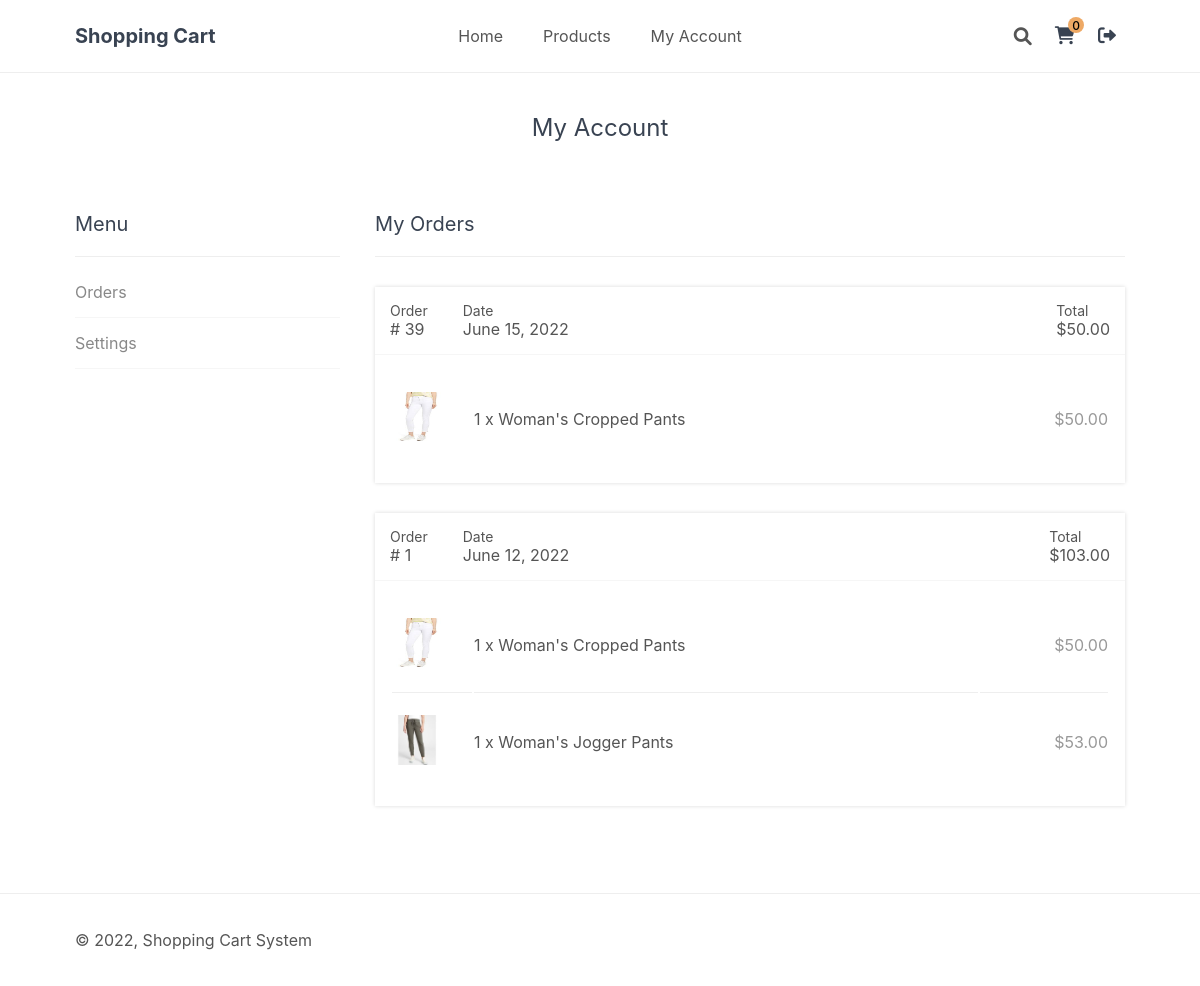
Page /index.php?page=myaccount (signed in) on the committed database.
### tables this page shows
CREATE TABLE IF NOT EXISTS `buy` (
  `order_id` int(11) NOT NULL,
  `customer_id` int(11) NOT NULL,
  PRIMARY KEY (`order_id`),
  KEY `customer_id` (`customer_id`),
  CONSTRAINT `buy_ibfk_1` FOREIGN KEY (`customer_id`) REFERENCES `customer` (`customer_id`),
  CONSTRAINT `buy_ibfk_2` FOREIGN KEY (`order_id`) REFERENCES `orders` (`order_id`)
);

CREATE TABLE IF NOT EXISTS `orders` (
  `order_id` int(11) NOT NULL AUTO_INCREMENT,
  `total_price` int(11) DEFAULT NULL,
  `shipping_name` varchar(64) DEFAULT NULL,
  `shipping_address` varchar(64) DEFAULT NULL,
  `shipping_phone` varchar(16) DEFAULT NULL,
  `shipping_email` varchar(30) DEFAULT NULL,
  `created` datetime DEFAULT CURRENT_TIMESTAMP,
  PRIMARY KEY (`order_id`)
);

CREATE TABLE IF NOT EXISTS `order_contain` (
  `order_id` int(11) NOT NULL,
  `item_id` int(11) NOT NULL,
  `quantity` int(11) NOT NULL,
  PRIMARY KEY (`order_id`,`item_id`),
  KEY `item_foreign` (`item_id`),
  CONSTRAINT `item_foreign` FOREIGN KEY (`item_id`) REFERENCES `item` (`item_id`) ON DELETE NO ACTION ON UPDATE NO ACTION,
  CONSTRAINT `order_foreign` FOREIGN KEY (`order_id`) REFERENCES `orders` (`order_id`) ON DELETE NO ACTION ON UPDATE NO ACTION
);

CREATE TABLE IF NOT EXISTS `item` (
  `item_id` int(11) NOT NULL AUTO_INCREMENT,
  `item_name` varchar(64) DEFAULT NULL,
  `desc` varchar(1024) DEFAULT NULL,
  `price` int(11) DEFAULT NULL,
  `rrp` int(11) DEFAULT NULL,
  `quantity` int(11) DEFAULT NULL,
  `img` varchar(32) DEFAULT NULL,
  `date_added` datetime NOT NULL DEFAULT CURRENT_TIMESTAMP,
  `availability` tinyint(1) DEFAULT NULL,
  PRIMARY KEY (`item_id`)
);

### myaccount.php (the view, shortened to what this page needs)
<?php
$error = '';
$register_error = '';
$tab = isset($_GET['tab']) ? $_GET['tab'] : 'orders';
if (isset($_SESSION['account_loggedin'])) {
    $stmt = $pdo->prepare('SELECT * FROM orders NATURAL JOIN buy WHERE customer_id = ? ORDER BY created DESC');
    $stmt->execute([ $_SESSION['account_id'] ]);
    $transactions = $stmt->fetchAll(PDO::FETCH_ASSOC);
    $stmt = $pdo->prepare('SELECT
        p.item_name,
        p.item_id AS id,
        p.img AS img,
        t.order_id AS order_id,
        t.created AS transaction_date,
        t.total_price AS total_price,
        p.price AS price,
        ti.quantity AS quantity,
        ti.item_id
        FROM orders t
        JOIN buy b ON t.order_id = b.order_id
        JOIN customer a ON b.customer_id = a.customer_id
        JOIN order_contain ti ON t.order_id = ti.order_id
        JOIN item p ON ti.item_id = p.item_id
        WHERE b.customer_id = ?
        ORDER BY t.created DESC');
    $stmt->execute([ $_SESSION['account_id'] ]);
    $transactions_items = $stmt->fetchAll(PDO::FETCH_ASSOC);
}
?>
<?=template_header('My Account')?>
<div class="myaccount content-wrapper">
    <?php if (!isset($_SESSION['account_loggedin'])): ?>
    <div class="login-register">
        <div class="login">
            <h1>Login</h1>
            <form action="" method="post">
                <label for="email" class="form-label">Email</label>
                <input type="email" name="email" id="email" placeholder="john@example.com" required class="form-field">
                <label for="password" class="form-label">Password</label>
                <input type="password" name="password" id="password" placeholder="Password" required class="form-field">
                <input name="login" type="submit" value="Login" class="btn">
            </form>
            <?php if ($error): ?>
            <p class="error"><?=$error?></p>
            <?php endif; ?>
        </div>
        <div class="register">
            <h1>Register</h1>
            <form action="" method="post">
                <label for="email" class="form-label">Email</label>
                <input type="email" name="email" id="email" placeholder="john@example.com" required class="form-field">
                <label for="password" class="form-label">Password</label>
                <input type="password" name="password" id="password" placeholder="Password" required class="form-field">
                <label for="cpassword" class="form-label">Confirm Password</label>
                <input type="password" name="cpassword" id="cpassword" placeholder="Confirm Password" required class="form-field">
                <input name="register" type="submit" value="Register" class="btn">
            </form>
            <?php if ($register_error): ?>
            <p class="error"><?=$register_error?></p>
            <?php endif; ?>
        </div>
    </div>
    <?php else: ?>
    <h1>My Account</h1>
    <div class="menu">
        <h2>Menu</h2>
        <div class="menu-items">
            <a href="<?=url('index.php?page=myaccount')?>">Orders</a>
            <a href="<?=url('index.php?page=myaccount&tab=settings')?>">Settings</a>
        </div>
    </div>
    <?php if ($tab == 'orders'): ?>
    <div class="myorders">
        <h2>My Orders</h2>
        <?php foreach ($transactions as $transaction): ?>
        <div class="order">
            <div class="order-header">
                <div>
                    <div><span>Order</span># <?=$transaction['order_id']?></div>
                    <div class="rhide"><span>Date</span><?=date('F j, Y', strtotime($transaction['created']))?></div>
                </div>
                <div>
                    <div><span>Total</span><?=currency_code?><?=number_format($transaction['total_price'],2)?></div>
                </div>
            </div>
            <div class="order-items">
                <table>
                    <tbody>
                        <?php foreach ($transactions_items as $transaction_item): ?>
                        <?php if ($transaction_item['order_id'] != $transaction['order_id']) continue; ?>
                        <tr>
                            <td class="img">
                                <?php if (!empty($transaction_item['img'])): ?>
                                <img src="imgs/<?=$transaction_item['img']?>" width="50" height="50" alt="<?=$transaction_item['item_name']?>">
                                <?php endif; ?>
                            </td>
                            <td class="name"><?=$transaction_item['quantity']?> x <?=$transaction_item['item_name']?></td>
                            <td class="price"><?=currency_code?><?=number_format($transaction_item['price'] * $transaction_item['quantity'],2)?></td>
                        </tr>
                        <?php endforeach; ?>
                    </tbody>
                </table>
            </div>
        </div>
        <?php endforeach; ?>
    </div>
    <?php endif; ?>
    <?php endif; ?>
</div>
<?=template_footer()?>

### style.css (style rules this page uses)
* { box-sizing: border-box; font-family: -apple-system, BlinkMacSystemFont, "segoe ui", roboto, oxygen, ubuntu, cantarell, "fira sans", "droid sans", "helvetica neue", Arial, sans-serif; font-size: 16px; }
html { height: 100%; }
body { position: relative; min-height: 100%; color: #555555; background-color: #FFFFFF; margin: 0; padding-bottom: 100px; }
h1, h2, h3, h4, h5 { color: #394352; }
.content-wrapper { width: 1050px; margin: 0 auto; }
main .cart h1, main .myaccount h1 { display: block; font-weight: normal; margin: 0; padding: 40px 0; font-size: 24px; text-align: center; width: 100%; }
main .cart table, main .myaccount table { width: 100%; }
main .cart table tbody td, main .myaccount table tbody td { padding: 20px 0; border-bottom: 1px solid #EEEEEE; }
main .cart table tbody td:last-child, main .myaccount table tbody td:last-child { text-align: right; }
main .cart table .img, main .myaccount table .img { width: 80px; }
main .cart table .price, main .cart table .options, main .myaccount table .price, main .myaccount table .options { color: #999999; }
main .checkout h1, main .myaccount h1 { display: block; font-weight: normal; margin: 0; padding: 40px 0; font-size: 24px; text-align: center; width: 100%; }
main .myaccount { display: flex; flex-flow: wrap; }
main .myaccount .menu { padding-right: 35px; width: 300px; }
main .myaccount .menu a { display: block; text-decoration: none; color: #888888; padding: 15px 0; border-bottom: 1px solid #f6f6f6; }
main .myaccount .myorders, main .myaccount .mydownloads, main .myaccount .settings { flex: 1; padding-bottom: 50px; }
main .myaccount .myorders .order { box-shadow: 0px 0px 4px 0px rgba(0, 0, 0, 0.15); margin: 30px 0 30px 0; }
main .myaccount .myorders .order .order-header { display: flex; justify-content: space-between; border-bottom: 1px solid #f6f6f6; }
main .myaccount .myorders .order .order-header > div { display: flex; padding: 15px; }
main .myaccount .myorders .order .order-header > div div { padding-right: 35px; }
main .myaccount .myorders .order .order-header > div div:last-child { padding-right: 0; }
main .myaccount .myorders .order .order-header > div div span { display: block; font-size: 14px; }
main .myaccount .myorders .order .order-items { padding: 15px; }
main .myaccount .myorders .order .order-items table { margin: 0; padding: 0; }
main .myaccount h2 { width: 100%; font-weight: normal; font-size: 20px; padding: 30px 0 20px 0; margin: 0 0 10px 0; border-bottom: 1px solid #EEEEEE; }
main .myaccount table { padding-bottom: 40px; }
main .myaccount table tr:last-child td { border-bottom: 0; }
main .myaccount table .name { word-break: break-all; }

### rows in the picture
buy: order_id.order_id "39", order_id.created "June 15, 2022", order_id.total_price "50.00"
order_contain: item.img (picture), quantity "1", item.item_name "Woman's Cropped Pants", $transaction_item['price'] * $transaction_item['quantity'] "50.00"
buy: order_id.order_id "1", order_id.created "June 12, 2022", order_id.total_price "103.00"
order_contain: item.img (picture), quantity "1", item.item_name "Woman's Cropped Pants", $transaction_item['price'] * $transaction_item['quantity'] "50.00"
order_contain: item.img (picture), quantity "1", item.item_name "Woman's Jogger Pants", $transaction_item['price'] * $transaction_item['quantity'] "53.00"

### other values in the picture
$site_name "Shopping Cart"
$num_items_in_cart "0"
